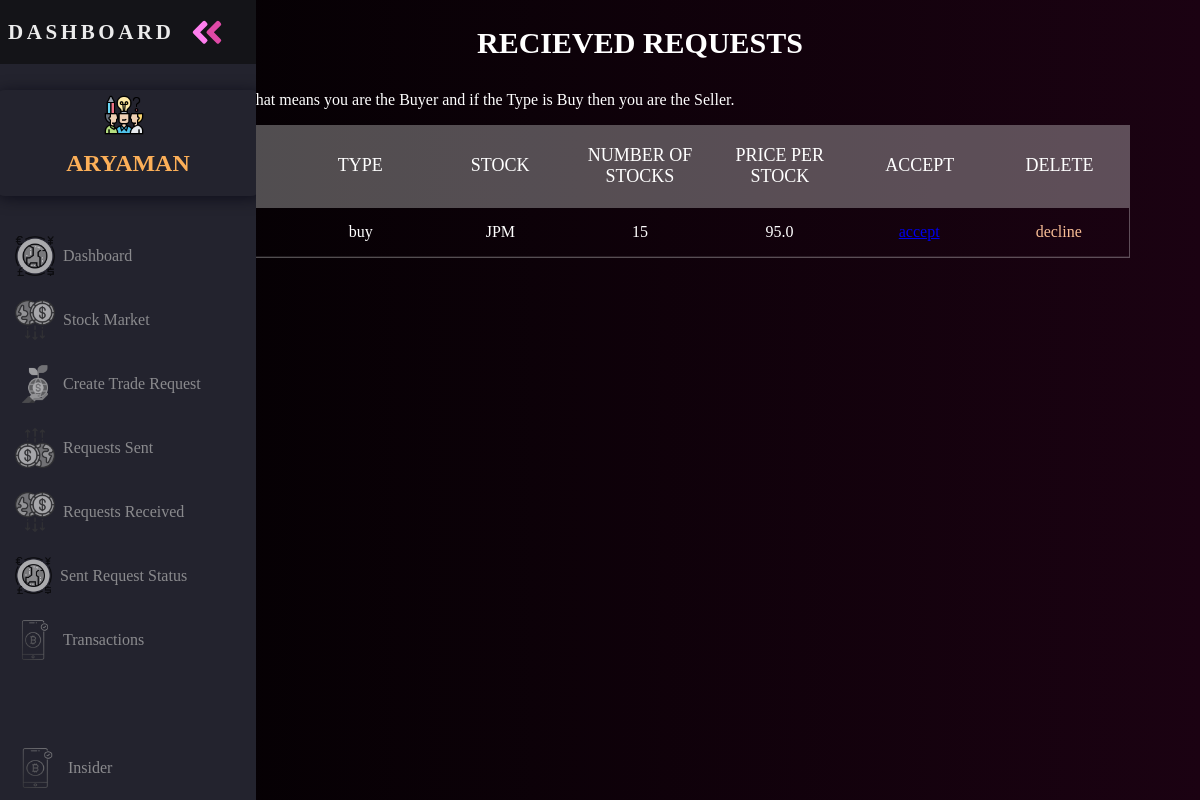
The app's page /receivedreq/ (signed in) with its own data.
### international/models.py (models this page shows, shortened)
class tradereq(models.Model):
    sender=models.ForeignKey(settings.AUTH_USER_MODEL, on_delete=models.CASCADE, related_name="sender_trade_inter")
    receiver=models.ForeignKey(settings.AUTH_USER_MODEL, on_delete=models.CASCADE, related_name="receiver_trade_inter")
    action=models.CharField(choices=action_list,max_length=10,default='buy')
    status=models.CharField(choices=status_list,max_length=50,default='pending')
    stock=models.CharField(choices=stock_list,max_length=100)
    numberofstocks=models.IntegerField(default=0)
    priceperstock=models.FloatField(null=True, blank=False, default=0)
    is_active= models.BooleanField(blank=False, null=False, default=True)

### international/views.py (the view)
# urls.py: path('receivedreq/',received_request,name='receivedreq'),
@login_required
def received_request(request):
    user=request.user
    requests_pending=tradereq.objects.order_by('-id').filter(receiver=user,is_active=True)
    return render(request,'international/received_request.html',{'requests':requests_pending})

### international/templates/international/received_request.html (shortened to what this page needs)
<head>
  </head>
  <body>
	{% include 'international/dashnav.html' %}
	<main>
	  <section style="padding-left: 5%; padding-right: 5%; width: 90%; margin-bottom: 50px;">
		<h1>RECIEVED REQUESTS</h1>
		<p style="color: #fff;">*if Type is Sell that means you are the Buyer and if the Type is Buy then you are the Seller.</p>
		<div class="tbl-header" >
		  <table cellpadding="0" cellspacing="0" border="0">
			<thead >
			  <th><p> Sender</p></th>
			  <th><p>Type</p></th>
			  <th><p>Stock</p></th>
			  <th><p>Number of Stocks</p></th>
			  <th><p>Price per Stock</p></th>
			  <th><p>Accept</p></th>
			  <th><p>Delete</p></th>
			</thead>
		  </table>
		</div>
		<div class="tbl-content">
		  <table cellpadding="0" cellspacing="0" border="0">
			{% for req in requests %}
			  <tbody>
				  <tr>
					  <td>{{ req.sender }}</td>
					  <td>{{ req.action }} </td>
					  <td>{{ req.stock }} </td>
					  <td>{{ req.numberofstocks }}</td>
					  <td>{{ req.priceperstock }}</td>
					  <td class="accept-request"><a href="{% url 'international:accept-request' req.id %}">accept</a></td>
					  <td class="decline-request"><a href="{% url 'international:decline-request' req.id %}">decline</a></td>
				  </tr>
				  {% endfor %}
				  </tbody>
		  </table>
		</div>
	  </section>
	</main>
  </body>

### international/templates/international/dashnav.html (shortened to what this page needs)
{% load static %}
<head>
</head>
<body>
  <nav class="navbar">
    <ul class="navbar-nav">
      <li class="logo">
        <a href="#" class="nav-link">
          <span class="link-text logo-text">DASHBOARD</span>
        </a>
      </li>
      <div class="team-info nav-item">
        <img src= "{% static 'img-2021/01.png' %}" width="40" height="40">
        <div class="team-name link-text"><h2>{{ user.username }}</h2></div>
      </div>
      <br>
      <li class="nav-item">
        <a href="{% url 'international:dashboard' %}" class="nav-link">
          <img src="{% static 'img-2021/05.png' %}" width="40" height="40">
          <span class="link-text">Dashboard</span>
        </a>
      </li>
      <li class="nav-item">
        <a href="{% url 'international:stocks' %}" class="nav-link">
          <img src="{% static 'img-2021/04.png' %}" width="40" height="40">
          <span class="link-text">Stock Market</span>
        </a>
      </li>
      <li class="nav-item">
        <a href="{% url 'international:createrequest' %}" class="nav-link">
          <img src="{% static 'img-2021/02.png' %}" width="40" height="40">
          <span class="link-text">Create Trade Request</span>
        </a>
      </li>
      <li class="nav-item">
        <a href="{% url 'international:sentreq' %}" class="nav-link">
          <img src="{% static 'img-2021/03.png' %}" width="40" height="40">
          <span class="link-text">Requests Sent</span>
        </a>
      </li>
      <li class="nav-item">
        <a href="{% url 'international:receivedreq' %}" class="nav-link">
          <img src="{% static 'img-2021/04.png' %}" width="40" height="40">
          <span class="link-text">Requests Received</span>
        </a>
      </li>
      <li class="nav-item">
        <a href="{% url 'international:transaction-history' %}" class="nav-link">
          <img src="{% static 'img-2021/05.png' %}" width="37" height="37">
          <span class="link-text">Sent Request Status </span>
        </a>
      </li>
      <li class="nav-item">
        <a href="{% url 'international:transaction-log' %}" class="nav-link">
          <img src="{% static 'img-2021/06.png' %}" width="40" height="40">
          <span class="link-text">Transactions</span>
        </a>
      </li>
      <li class="nav-item" id="themeButton">
        <a href="{% url 'international:report' %}" class="nav-link">
          <img src="{% static 'img-2021/06.png' %}" width="45" height="40">
          <span class="link-text">Insider</span>
        </a>
      </li>
    </ul>
  </nav>
</body>

### international/templates/international/received_request.html (style rules this page uses)
body { color: black; background: linear-gradient(to right,black , rgb(27, 2, 18)); margin: 0; padding: 0; }
.team-info { text-align: center; margin: 10px; padding: 5px 5px 5px 5px; border-radius: 10px; width: 12rem; box-shadow: 2px 2px 15px 0 #00000f9f; }
.team-info .team-name { font-size: 1rem; font-weight: bolder; color: #FCAF58; font-family: 'Sanchez', serif; text-transform: uppercase; }
.team-info { font-size: 1.1em; color: #f5a976; line-height: 1rem; text-align: center; font-family: 'Sanchez', serif; }
main { margin-left: 5rem; padding: 1rem; }
.navbar { position: fixed; background-color: var(--bg-primary); transition: width 500ms ease; overflow: scroll; }
.navbar-nav { list-style: none; padding: 0; margin: 0; display: flex; flex-direction: column; align-items: center; height: 100%; }
.nav-item { width: 100%; }
.nav-item:last-child { margin-top: auto; }
.nav-link { display: flex; align-items: center; height: 4rem; color: var(--text-primary); text-decoration: none; filter: grayscale(100%) opacity(0.7); transition: var(--transition-speed); padding-left: 15px; }
.link-text { display: none; margin-left: 0.5rem; }
.nav-link svg { width: 2rem; min-width: 2rem; margin: 0 1.5rem; }
.logo { font-weight: bold; text-transform: uppercase; margin-bottom: 1rem; text-align: center; color: var(--text-secondary); background: var(--bg-secondary); font-size: 1.5rem; letter-spacing: 0.3ch; width: 100%; }
.logo svg { transform: rotate(0deg); transition: var(--transition-speed); }
.logo-text { font-size: 21px; display: inline; position: absolute; left: -999px; transition: var(--transition-speed); }
@media only screen and (min-width: 600px) { .navbar { top: 0; width: 5rem; height: 100vh; } }
h1 { font-size: 30px; color: #fff; text-transform: uppercase; font-weight: 300; text-align: center; margin-bottom: 15px; font-weight: 800; position: relative; bottom: 15px; }
table { width:100%; table-layout: fixed; }
.tbl-header { background-color: rgba(255,255,255,0.3); }
.tbl-content { margin-top: 0px; border: 1px solid rgba(255,255,255,0.3); }
th { padding: 20px 15px; text-align: center; font-weight: 500; font-size: 18px; color: #fff; text-transform: uppercase; }
td { padding: 15px; text-align: center; vertical-align:middle; font-weight: 300; font-size: 16px; color: white; border-bottom: solid 1px rgba(255,255,255,0.1); }
.decline-request a { color: #f8bd95; text-decoration: none; }

### records on screen
tradereq: action "buy", stock "JPM", numberofstocks "15", priceperstock "95.0"

### other values on screen
{{ user.username }} "ARYAMAN"
